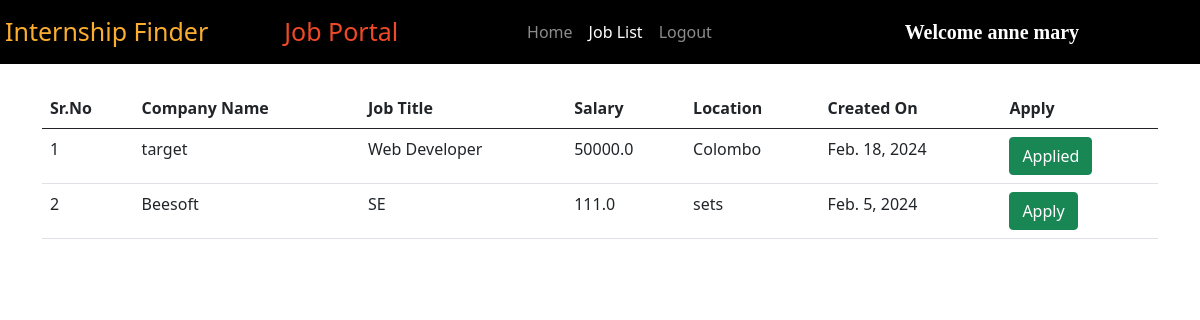
Screenshot of /all_jobs/ (signed in) with the database file from the repository.
### intern/models.py (models this page shows, shortened)
class Job(models.Model):
    company = models.ForeignKey(Company, on_delete=models.CASCADE)
    start_date = models.DateField()
    end_date = models.DateField()
    title = models.CharField(max_length=200)
    salary = models.FloatField()
    image = models.ImageField(upload_to="")
    description = models.TextField(max_length=400)
    experience = models.CharField(max_length=100)
    location = models.CharField(max_length=100)
    skills = models.CharField(max_length=200)
    creation_date = models.DateField()

class Company(models.Model):
    user = models.ForeignKey(User, on_delete=models.CASCADE)
    phone = models.CharField(max_length=10)
    image = models.ImageField(upload_to="")
    gender = models.CharField(max_length=10)
    type = models.CharField(max_length=15)
    status = models.CharField(max_length=20)
    company_name = models.CharField(max_length=100)

### intern/views.py (the view)
# urls.py: path("all_jobs/", views.all_jobs, name="all_jobs"),
def all_jobs(request):
    jobs = Job.objects.all().order_by('-start_date')
    applicant = Applicant.objects.get(user=request.user)
    apply = Application.objects.filter(applicant=applicant)
    data = []
    for i in apply:
        data.append(i.job.id)
    return render(request, "all_jobs.html", {'jobs':jobs, 'data':data})

### intern/templates/all_jobs.html (shortened to what this page needs)
{% extends 'user_navbar.html' %}
{% block job_list %} active {% endblock %}
{% block body %}
<div class="container mt-4">
<table class="table table-hover" id="example">
    <thead>
        <tr>
            <th>Sr.No</th>
            <th>Company Name</th>
            <th>Job Title</th>
            <th>Salary</th>
            <th>Location</th>
            <th>Created On</th>
            <th>Apply</th>
        </tr>
    </thead>
    <tbody>
        {% for job in jobs %}
        <tr>
            <td>{{forloop.counter}}</td>
            <td>{{job.company.company_name}}</td>
            <td>{{job.title}}</td>
            <td>{{job.salary}}</td>
            <td>{{job.location}}</td>
            <td>{{job.creation_date}}</td>
            {% if job.id in data %}
            <td><a class="btn btn-success">Applied</a></td>
            {% else %}
            <td><a href="/job_detail/{{job.id}}/" class="btn btn-success">Apply</a></td>
            {% endif %}
        </tr>
        {% endfor %}
    </tbody>
</table>
</div>
{% endblock %}

### intern/templates/user_navbar.html (shortened to what this page needs)
<!doctype html>
<html lang="en">
<head>
  <link href="https://cdn.jsdelivr.net/npm/bootstrap@5.0.2/dist/css/bootstrap.min.css" rel="stylesheet"
>
  <link rel="stylesheet" href="https://cdnjs.cloudflare.com/ajax/libs/font-awesome/5.15.3/css/all.min.css">
</head>
<body>
  <nav class="navbar navbar-expand-lg navbar-dark sticky-top">
      <a class="navbar-brand" href="/"><span class="head1" style="margin-left: 5px;">Internship Finder</span></a>
      <a class="navbar-brand" href="#"><span class="head2" style="margin-left: 60px;">Job Portal</span></a>
      <div class="container w-50">
        <div class="collapse navbar-collapse" id="navbarSupportedContent">
          <ul class="navbar-nav me-auto mb-2 mb-lg-0">
            <li class="nav-item">
              <a class="nav-link {% block home %}{% endblock %}" aria-current="page" href="/user_homepage/">Home</a>
            </li>
            <li class="nav-item">
              <a class="nav-link {% block job_list %}{% endblock %}" href="/all_jobs/">Job List</a>
            </li>
            <li class="nav-item">
              <a class="nav-link" href="/logout/">Logout</a>
            </li>
          </ul>
          <a class="navbar-brand" style="font-weight: bold; font-family: 'Times New Roman', Times, serif;"
            href="#">Welcome {{request.user.get_full_name}}</a>
        </div>
      </div>
  </nav>
  {% block body %}
  {% endblock %}
</body>
</html>
</html>

### intern/templates/user_navbar.html (style rules this page uses)
.navbar { background-color:#000; }
.head1 { color: #FBAD30; font-size: 25px; height: 50px; }
.head2 { color: #EF4926; font-size: 25px; }

### rows the page displays
Job: company.company_name "target", title "Web Developer", salary "50000.0", location "Colombo", creation_date "Feb. 18, 2024", shows "Applied"
Job: company.company_name "Beesoft", title "SE", salary "111.0", location "sets", creation_date "Feb. 5, 2024"

### other values shown
{{ request.user.get_full_name }} "anne mary"
